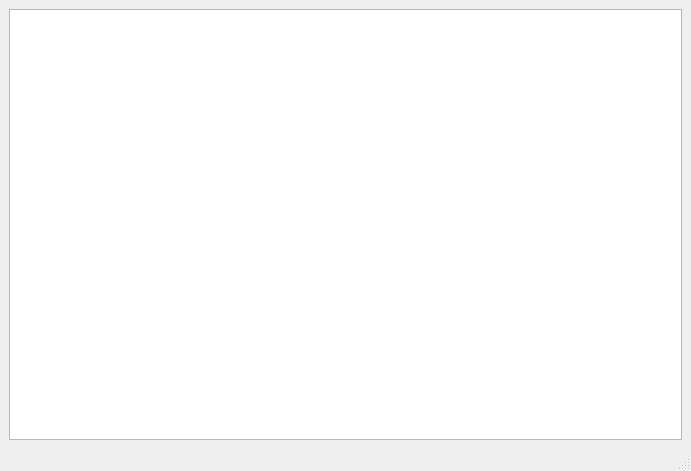
<?xml version="1.0" encoding="UTF-8"?>
<ui version="4.0">
 <class>MainWindow</class>
 <widget class="QMainWindow" name="MainWindow">
  <property name="geometry">
   <rect>
    <x>0</x>
    <y>0</y>
    <width>691</width>
    <height>471</height>
   </rect>
  </property>
  <property name="windowTitle">
   <string>MainWindow</string>
  </property>
  <widget class="QWidget" name="centralwidget">
   <layout class="QGridLayout" name="gridLayout">
    <item row="0" column="0">
     <widget class="QGraphicsView" name="view"/>
    </item>
   </layout>
  </widget>
  <widget class="QMenuBar" name="menubar">
   <property name="geometry">
    <rect>
     <x>0</x>
     <y>0</y>
     <width>691</width>
     <height>22</height>
    </rect>
   </property>
  </widget>
  <widget class="QStatusBar" name="statusbar"/>
 </widget>
 <resources/>
 <connections/>
</ui>
